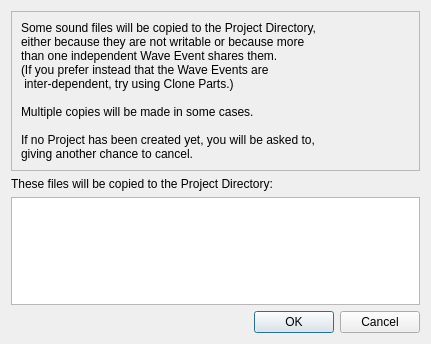
<?xml version="1.0" encoding="UTF-8"?>
<ui version="4.0">
 <class>CopyOnWriteDialogBase</class>
 <widget class="QDialog" name="CopyOnWriteDialogBase">
  <property name="geometry">
   <rect>
    <x>0</x>
    <y>0</y>
    <width>431</width>
    <height>344</height>
   </rect>
  </property>
  <property name="windowTitle">
   <string>Copy Wave Files</string>
  </property>
  <layout class="QVBoxLayout" name="verticalLayout_2">
   <item>
    <widget class="QFrame" name="frame">
     <property name="frameShape">
      <enum>QFrame::StyledPanel</enum>
     </property>
     <property name="frameShadow">
      <enum>QFrame::Raised</enum>
     </property>
     <layout class="QVBoxLayout" name="verticalLayout">
      <item>
       <widget class="QLabel" name="label_3">
        <property name="text">
         <string>Some sound files will be copied to the Project Directory, 
either because they are not writable or because more 
than one independent Wave Event shares them.
(If you prefer instead that the Wave Events are
 inter-dependent, try using Clone Parts.)

Multiple copies will be made in some cases. 

If no Project has been created yet, you will be asked to,
giving another chance to cancel.</string>
        </property>
        <property name="wordWrap">
         <bool>true</bool>
        </property>
       </widget>
      </item>
     </layout>
    </widget>
   </item>
   <item>
    <widget class="QLabel" name="label_2">
     <property name="text">
      <string>These files will be copied to the Project Directory:</string>
     </property>
    </widget>
   </item>
   <item>
    <widget class="QListWidget" name="projDirList"/>
   </item>
   <item>
    <widget class="QDialogButtonBox" name="buttonBox">
     <property name="orientation">
      <enum>Qt::Horizontal</enum>
     </property>
     <property name="standardButtons">
      <set>QDialogButtonBox::Cancel|QDialogButtonBox::Ok</set>
     </property>
    </widget>
   </item>
  </layout>
 </widget>
 <resources/>
 <connections>
  <connection>
   <sender>buttonBox</sender>
   <signal>accepted()</signal>
   <receiver>CopyOnWriteDialogBase</receiver>
   <slot>accept()</slot>
   <hints>
    <hint type="sourcelabel">
     <x>248</x>
     <y>254</y>
    </hint>
    <hint type="destinationlabel">
     <x>157</x>
     <y>274</y>
    </hint>
   </hints>
  </connection>
  <connection>
   <sender>buttonBox</sender>
   <signal>rejected()</signal>
   <receiver>CopyOnWriteDialogBase</receiver>
   <slot>reject()</slot>
   <hints>
    <hint type="sourcelabel">
     <x>316</x>
     <y>260</y>
    </hint>
    <hint type="destinationlabel">
     <x>286</x>
     <y>274</y>
    </hint>
   </hints>
  </connection>
 </connections>
</ui>
